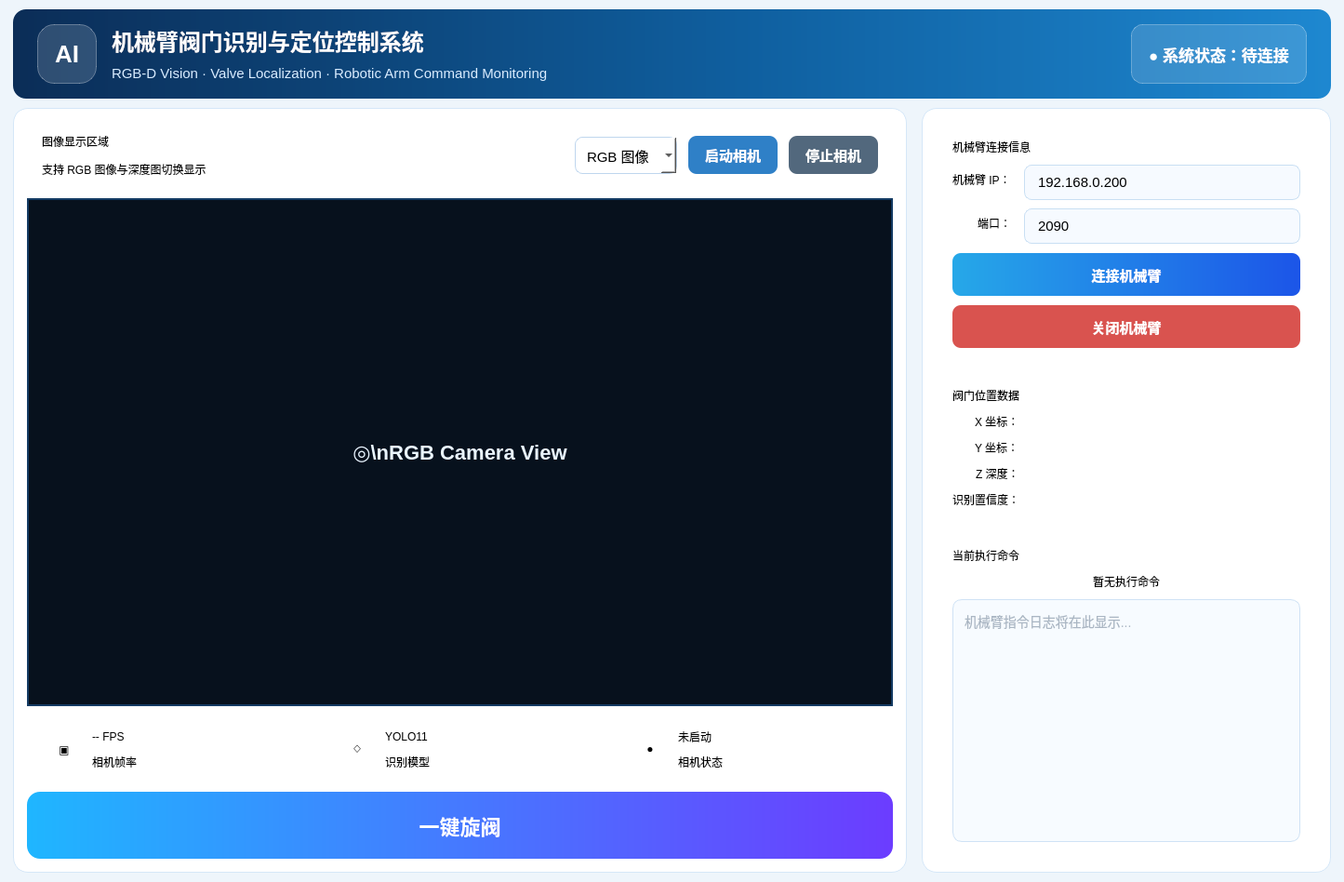
<?xml version="1.0" encoding="UTF-8"?>
<ui version="4.0">
 <class>MainWindow</class>
 <widget class="QMainWindow" name="MainWindow">
  <property name="geometry">
   <rect>
    <x>0</x>
    <y>0</y>
    <width>1445</width>
    <height>948</height>
   </rect>
  </property>
  <property name="minimumSize">
   <size>
    <width>1160</width>
    <height>720</height>
   </size>
  </property>
  <property name="windowTitle">
   <string>Intelligent Valve Operation System</string>
  </property>
  <property name="styleSheet">
   <string notr="true">
QMainWindow, QWidget#centralwidget{
    background-color:#eef5fb;
    font-family:&quot;Noto Sans CJK SC&quot;, &quot;WenQuanYi Micro Hei&quot;, &quot;Microsoft YaHei&quot;, &quot;SimHei&quot;, &quot;Segoe UI&quot;, Arial;
    color:#102a43;
}
QFrame#headerFrame{
    background-color:qlineargradient(spread:pad, x1:0, y1:0, x2:1, y2:0, stop:0 #0b2d57, stop:0.55 #0f5f9f, stop:1 #1e88d1);
    border-radius:14px;
}
QLabel#logoLabel{
    background-color:rgba(255,255,255,38);
    border:1px solid rgba(255,255,255,80);
    border-radius:18px;
    color:white;
    font-size:26px;
    font-weight:700;
}
QLabel#titleLabel{
    color:white;
    font-size:24px;
    font-weight:700;
}
QLabel#subtitleLabel{
    color:#d9ecff;
    font-size:15px;
}
QLabel#systemStatusLabel{
    color:white;
    background-color:rgba(255,255,255,35);
    border:1px solid rgba(255,255,255,75);
    border-radius:12px;
    padding:10px 18px;
    font-size:17px;
    font-weight:700;
}
QFrame.card{
    background-color:#ffffff;
    border:1px solid #d7e6f5;
    border-radius:14px;
}
QFrame#cameraPanel, QFrame#rightPanel{
    background-color:#ffffff;
    border:1px solid #d5e7f8;
    border-radius:16px;
}
QLabel.sectionTitle{
    color:#0c3b6e;
    font-size:17px;
    font-weight:700;
}
QLabel.hintLabel{
    color:#6b7c93;
    font-size:13px;
}
QPushButton{
    border:none;
    border-radius:9px;
    padding:9px 18px;
    font-size:15px;
    font-weight:600;
    color:white;
    background-color:#2f80c7;
}
QPushButton:hover{ background-color:#1f6fb8; }
QPushButton:pressed{ background-color:#155a96; }
QPushButton#stopCameraButton{
    background-color:#52687d;
}
QPushButton#stopCameraButton:hover{ background-color:#44576b; }
QPushButton#connectArmButton{
    background-color:qlineargradient(spread:pad, x1:0, y1:0, x2:1, y2:0, stop:0 #26a8e8, stop:1 #1c55e8);
    min-height:28px;
}
QPushButton#stopArmButton{
    background-color:#d9534f;
    min-height:28px;
}
QPushButton#stopArmButton:hover{ background-color:#c64541; }
QPushButton#rotateValveButton{
    background-color:qlineargradient(spread:pad, x1:0, y1:0, x2:1, y2:0, stop:0 #1fb6ff, stop:1 #6c3cff);
    border-radius:14px;
    min-height:54px;
    font-size:22px;
    font-weight:800;
}
QComboBox{
    background-color:#ffffff;
    border:1px solid #bfd6ee;
    border-radius:8px;
    padding:7px 12px;
    font-size:15px;
    min-height:24px;
}
QLineEdit, QLabel.valueBox, QLabel.commandBox{
    background-color:#f6faff;
    border:1px solid #c9dff3;
    border-radius:8px;
    padding:8px 12px;
    font-size:15px;
}
QLabel.valueBox{
    color:#0f2742;
    font-weight:700;
}
QLabel#cameraViewLabel{
    background-color:#07111d;
    color:#eaf5ff;
    border:2px solid #143b63;
    font-size:22px;
    font-weight:700;
}
QFrame.statusCard{
    background-color:#fbfdff;
    border:1px solid #d4e6f8;
    border-radius:18px;
}
QLabel.statusIcon{
    background-color:#eaf4ff;
    border:1px solid #cde5ff;
    border-radius:20px;
    color:#1f74d1;
    font-size:22px;
    font-weight:700;
}
QLabel.statusMain{
    color:#073b72;
    font-size:18px;
    font-weight:800;
}
QLabel.statusSub{
    color:#708399;
    font-size:12px;
}
QTextEdit#commandLogEdit{
    background-color:#f7fbff;
    border:1px solid #cfe2f5;
    border-radius:10px;
    color:#5d7188;
    font-size:14px;
    padding:8px;
}
QLabel.fieldLabel{
    color:#15395f;
    font-size:15px;
    font-weight:650;
}
   </string>
  </property>
  <widget class="QWidget" name="centralwidget">
   <layout class="QVBoxLayout" name="mainVerticalLayout">
    <property name="spacing">
     <number>10</number>
    </property>
    <property name="leftMargin">
     <number>14</number>
    </property>
    <property name="topMargin">
     <number>10</number>
    </property>
    <property name="rightMargin">
     <number>14</number>
    </property>
    <property name="bottomMargin">
     <number>10</number>
    </property>
    <item>
     <widget class="QFrame" name="headerFrame">
      <property name="minimumSize">
       <size>
        <width>0</width>
        <height>82</height>
       </size>
      </property>
      <property name="frameShape">
       <enum>QFrame::NoFrame</enum>
      </property>
      <layout class="QHBoxLayout" name="headerLayout">
       <property name="spacing">
        <number>16</number>
       </property>
       <property name="leftMargin">
        <number>26</number>
       </property>
       <property name="topMargin">
        <number>16</number>
       </property>
       <property name="rightMargin">
        <number>26</number>
       </property>
       <property name="bottomMargin">
        <number>16</number>
       </property>
       <item>
        <widget class="QLabel" name="logoLabel">
         <property name="minimumSize">
          <size>
           <width>64</width>
           <height>64</height>
          </size>
         </property>
         <property name="maximumSize">
          <size>
           <width>64</width>
           <height>64</height>
          </size>
         </property>
         <property name="text">
          <string>AI</string>
         </property>
         <property name="alignment">
          <set>Qt::AlignCenter</set>
         </property>
        </widget>
       </item>
       <item>
        <layout class="QVBoxLayout" name="titleLayout">
         <property name="spacing">
          <number>6</number>
         </property>
         <item>
          <widget class="QLabel" name="titleLabel">
           <property name="text">
            <string>机械臂阀门识别与定位控制系统</string>
           </property>
          </widget>
         </item>
         <item>
          <widget class="QLabel" name="subtitleLabel">
           <property name="text">
            <string>RGB-D Vision · Valve Localization · Robotic Arm Command Monitoring</string>
           </property>
          </widget>
         </item>
        </layout>
       </item>
       <item>
        <spacer name="headerSpacer">
         <property name="orientation">
          <enum>Qt::Horizontal</enum>
         </property>
         <property name="sizeHint" stdset="0">
          <size>
           <width>40</width>
           <height>20</height>
          </size>
         </property>
        </spacer>
       </item>
       <item>
        <widget class="QLabel" name="systemStatusLabel">
         <property name="text">
          <string>● 系统状态：待连接</string>
         </property>
         <property name="alignment">
          <set>Qt::AlignCenter</set>
         </property>
        </widget>
       </item>
      </layout>
     </widget>
    </item>
    <item>
     <layout class="QHBoxLayout" name="contentLayout">
      <property name="spacing">
       <number>16</number>
      </property>
      <item>
       <widget class="QFrame" name="cameraPanel">
        <layout class="QVBoxLayout" name="cameraPanelLayout">
         <property name="spacing">
          <number>10</number>
         </property>
         <property name="leftMargin">
          <number>14</number>
         </property>
         <property name="topMargin">
          <number>14</number>
         </property>
         <property name="rightMargin">
          <number>14</number>
         </property>
         <property name="bottomMargin">
          <number>14</number>
         </property>
         <item>
          <widget class="QFrame" name="cameraToolbarCard">
           <property name="class" stdset="0">
            <string>card</string>
           </property>
           <layout class="QHBoxLayout" name="cameraToolbarLayout">
            <property name="spacing">
             <number>12</number>
            </property>
            <property name="leftMargin">
             <number>16</number>
            </property>
            <property name="topMargin">
             <number>12</number>
            </property>
            <property name="rightMargin">
             <number>16</number>
            </property>
            <property name="bottomMargin">
             <number>12</number>
            </property>
            <item>
             <layout class="QVBoxLayout" name="cameraTitleLayout">
              <item>
               <widget class="QLabel" name="cameraTitleLabel">
                <property name="text">
                 <string>图像显示区域</string>
                </property>
                <property name="class" stdset="0">
                 <string>sectionTitle</string>
                </property>
               </widget>
              </item>
              <item>
               <widget class="QLabel" name="cameraHintLabel">
                <property name="text">
                 <string>支持 RGB 图像与深度图切换显示</string>
                </property>
                <property name="class" stdset="0">
                 <string>hintLabel</string>
                </property>
               </widget>
              </item>
             </layout>
            </item>
            <item>
             <spacer name="toolbarSpacer">
              <property name="orientation">
               <enum>Qt::Horizontal</enum>
              </property>
              <property name="sizeHint" stdset="0">
               <size>
                <width>40</width>
                <height>20</height>
               </size>
              </property>
             </spacer>
            </item>
            <item>
             <widget class="QComboBox" name="imageModeComboBox">
              <item>
               <property name="text">
                <string>RGB 图像</string>
               </property>
              </item>
              <item>
               <property name="text">
                <string>深度图</string>
               </property>
              </item>
             </widget>
            </item>
            <item>
             <widget class="QPushButton" name="startCameraButton">
              <property name="text">
               <string>启动相机</string>
              </property>
             </widget>
            </item>
            <item>
             <widget class="QPushButton" name="stopCameraButton">
              <property name="text">
               <string>停止相机</string>
              </property>
             </widget>
            </item>
           </layout>
          </widget>
         </item>
         <item>
          <widget class="QLabel" name="cameraViewLabel">
           <property name="sizePolicy">
            <sizepolicy hsizetype="Expanding" vsizetype="Expanding">
             <horstretch>0</horstretch>
             <verstretch>0</verstretch>
            </sizepolicy>
           </property>
           <property name="minimumSize">
            <size>
             <width>600</width>
             <height>320</height>
            </size>
           </property>
           <property name="text">
            <string>◎\nRGB Camera View</string>
           </property>
           <property name="alignment">
            <set>Qt::AlignCenter</set>
           </property>
          </widget>
         </item>
         <item>
          <layout class="QHBoxLayout" name="statusCardsLayout">
           <property name="spacing">
            <number>14</number>
           </property>
           <item>
            <widget class="QFrame" name="fpsCard">
             <property name="class" stdset="0">
              <string>statusCard</string>
             </property>
             <layout class="QHBoxLayout" name="fpsLayout">
              <property name="leftMargin">
               <number>16</number>
              </property>
              <property name="topMargin">
               <number>12</number>
              </property>
              <property name="rightMargin">
               <number>16</number>
              </property>
              <property name="bottomMargin">
               <number>12</number>
              </property>
              <item>
               <widget class="QLabel" name="fpsIcon">
                <property name="minimumSize">
                 <size>
                  <width>48</width>
                  <height>48</height>
                 </size>
                </property>
                <property name="maximumSize">
                 <size>
                  <width>48</width>
                  <height>48</height>
                 </size>
                </property>
                <property name="text">
                 <string>▣</string>
                </property>
                <property name="alignment">
                 <set>Qt::AlignCenter</set>
                </property>
                <property name="class" stdset="0">
                 <string>statusIcon</string>
                </property>
               </widget>
              </item>
              <item>
               <layout class="QVBoxLayout" name="fpsTextLayout">
                <item>
                 <widget class="QLabel" name="fpsValueLabel">
                  <property name="text">
                   <string>-- FPS</string>
                  </property>
                  <property name="class" stdset="0">
                   <string>statusMain</string>
                  </property>
                 </widget>
                </item>
                <item>
                 <widget class="QLabel" name="fpsDescLabel">
                  <property name="text">
                   <string>相机帧率</string>
                  </property>
                  <property name="class" stdset="0">
                   <string>statusSub</string>
                  </property>
                 </widget>
                </item>
               </layout>
              </item>
             </layout>
            </widget>
           </item>
           <item>
            <widget class="QFrame" name="modelCard">
             <property name="class" stdset="0">
              <string>statusCard</string>
             </property>
             <layout class="QHBoxLayout" name="modelLayout">
              <property name="leftMargin">
               <number>16</number>
              </property>
              <property name="topMargin">
               <number>12</number>
              </property>
              <property name="rightMargin">
               <number>16</number>
              </property>
              <property name="bottomMargin">
               <number>12</number>
              </property>
              <item>
               <widget class="QLabel" name="modelIcon">
                <property name="minimumSize">
                 <size>
                  <width>48</width>
                  <height>48</height>
                 </size>
                </property>
                <property name="maximumSize">
                 <size>
                  <width>48</width>
                  <height>48</height>
                 </size>
                </property>
                <property name="text">
                 <string>◇</string>
                </property>
                <property name="alignment">
                 <set>Qt::AlignCenter</set>
                </property>
                <property name="class" stdset="0">
                 <string>statusIcon</string>
                </property>
               </widget>
              </item>
              <item>
               <layout class="QVBoxLayout" name="modelTextLayout">
                <item>
                 <widget class="QLabel" name="modelValueLabel">
                  <property name="text">
                   <string>YOLO11</string>
                  </property>
                  <property name="class" stdset="0">
                   <string>statusMain</string>
                  </property>
                 </widget>
                </item>
                <item>
                 <widget class="QLabel" name="modelDescLabel">
                  <property name="text">
                   <string>识别模型</string>
                  </property>
                  <property name="class" stdset="0">
                   <string>statusSub</string>
                  </property>
                 </widget>
                </item>
               </layout>
              </item>
             </layout>
            </widget>
           </item>
           <item>
            <widget class="QFrame" name="cameraStatusCard">
             <property name="class" stdset="0">
              <string>statusCard</string>
             </property>
             <layout class="QHBoxLayout" name="cameraStatusLayout">
              <property name="leftMargin">
               <number>16</number>
              </property>
              <property name="topMargin">
               <number>12</number>
              </property>
              <property name="rightMargin">
               <number>16</number>
              </property>
              <property name="bottomMargin">
               <number>12</number>
              </property>
              <item>
               <widget class="QLabel" name="cameraStatusIcon">
                <property name="minimumSize">
                 <size>
                  <width>48</width>
                  <height>48</height>
                 </size>
                </property>
                <property name="maximumSize">
                 <size>
                  <width>48</width>
                  <height>48</height>
                 </size>
                </property>
                <property name="text">
                 <string>●</string>
                </property>
                <property name="alignment">
                 <set>Qt::AlignCenter</set>
                </property>
                <property name="class" stdset="0">
                 <string>statusIcon</string>
                </property>
               </widget>
              </item>
              <item>
               <layout class="QVBoxLayout" name="cameraStatusTextLayout">
                <item>
                 <widget class="QLabel" name="cameraStatusValueLabel">
                  <property name="text">
                   <string>未启动</string>
                  </property>
                  <property name="class" stdset="0">
                   <string>statusMain</string>
                  </property>
                 </widget>
                </item>
                <item>
                 <widget class="QLabel" name="cameraStatusDescLabel">
                  <property name="text">
                   <string>相机状态</string>
                  </property>
                  <property name="class" stdset="0">
                   <string>statusSub</string>
                  </property>
                 </widget>
                </item>
               </layout>
              </item>
             </layout>
            </widget>
           </item>
          </layout>
         </item>
         <item>
          <widget class="QPushButton" name="rotateValveButton">
           <property name="text">
            <string>一键旋阀</string>
           </property>
          </widget>
         </item>
        </layout>
       </widget>
      </item>
      <item>
       <widget class="QFrame" name="rightPanel">
        <property name="minimumSize">
         <size>
          <width>380</width>
          <height>0</height>
         </size>
        </property>
        <property name="maximumSize">
         <size>
          <width>440</width>
          <height>16777215</height>
         </size>
        </property>
        <layout class="QVBoxLayout" name="rightLayout">
         <property name="spacing">
          <number>14</number>
         </property>
         <property name="leftMargin">
          <number>16</number>
         </property>
         <property name="topMargin">
          <number>18</number>
         </property>
         <property name="rightMargin">
          <number>16</number>
         </property>
         <property name="bottomMargin">
          <number>18</number>
         </property>
         <item>
          <widget class="QFrame" name="armConnectCard">
           <property name="class" stdset="0">
            <string>card</string>
           </property>
           <layout class="QVBoxLayout" name="armConnectLayout">
            <property name="spacing">
             <number>10</number>
            </property>
            <property name="leftMargin">
             <number>16</number>
            </property>
            <property name="topMargin">
             <number>14</number>
            </property>
            <property name="rightMargin">
             <number>16</number>
            </property>
            <property name="bottomMargin">
             <number>14</number>
            </property>
            <item>
             <widget class="QLabel" name="armTitleLabel">
              <property name="text">
               <string>机械臂连接信息</string>
              </property>
              <property name="class" stdset="0">
               <string>sectionTitle</string>
              </property>
             </widget>
            </item>
            <item>
             <layout class="QFormLayout" name="armFormLayout">
              <property name="labelAlignment">
               <set>Qt::AlignRight|Qt::AlignTrailing|Qt::AlignVCenter</set>
              </property>
              <property name="horizontalSpacing">
               <number>14</number>
              </property>
              <property name="verticalSpacing">
               <number>9</number>
              </property>
              <item row="0" column="0">
               <widget class="QLabel" name="ipLabel">
                <property name="text">
                 <string>机械臂 IP：</string>
                </property>
                <property name="class" stdset="0">
                 <string>fieldLabel</string>
                </property>
               </widget>
              </item>
              <item row="0" column="1">
               <widget class="QLineEdit" name="armIpLineEdit">
                <property name="text">
                 <string>192.168.0.200</string>
                </property>
               </widget>
              </item>
              <item row="1" column="0">
               <widget class="QLabel" name="portLabel">
                <property name="text">
                 <string>端口：</string>
                </property>
                <property name="class" stdset="0">
                 <string>fieldLabel</string>
                </property>
               </widget>
              </item>
              <item row="1" column="1">
               <widget class="QLineEdit" name="armPortLineEdit">
                <property name="text">
                 <string>2090</string>
                </property>
               </widget>
              </item>
             </layout>
            </item>
            <item>
             <widget class="QPushButton" name="connectArmButton">
              <property name="text">
               <string>连接机械臂</string>
              </property>
             </widget>
            </item>
            <item>
             <widget class="QPushButton" name="stopArmButton">
              <property name="text">
               <string>关闭机械臂</string>
              </property>
             </widget>
            </item>
           </layout>
          </widget>
         </item>
         <item>
          <widget class="QFrame" name="valveDataCard">
           <property name="class" stdset="0">
            <string>card</string>
           </property>
           <layout class="QVBoxLayout" name="valveDataLayout">
            <property name="spacing">
             <number>10</number>
            </property>
            <property name="leftMargin">
             <number>16</number>
            </property>
            <property name="topMargin">
             <number>14</number>
            </property>
            <property name="rightMargin">
             <number>16</number>
            </property>
            <property name="bottomMargin">
             <number>14</number>
            </property>
            <item>
             <widget class="QLabel" name="valveTitleLabel">
              <property name="text">
               <string>阀门位置数据</string>
              </property>
              <property name="class" stdset="0">
               <string>sectionTitle</string>
              </property>
             </widget>
            </item>
            <item>
             <layout class="QFormLayout" name="valveFormLayout">
              <property name="labelAlignment">
               <set>Qt::AlignRight|Qt::AlignTrailing|Qt::AlignVCenter</set>
              </property>
              <property name="horizontalSpacing">
               <number>14</number>
              </property>
              <property name="verticalSpacing">
               <number>10</number>
              </property>
              <item row="0" column="0">
               <widget class="QLabel" name="xLabel">
                <property name="text">
                 <string>X 坐标：</string>
                </property>
                <property name="class" stdset="0">
                 <string>fieldLabel</string>
                </property>
               </widget>
              </item>
              <item row="0" column="1">
               <widget class="QLabel" name="xValueLabel">
                <property name="text">
                 <string/>
                </property>
                <property name="class" stdset="0">
                 <string>valueBox</string>
                </property>
               </widget>
              </item>
              <item row="1" column="0">
               <widget class="QLabel" name="yLabel">
                <property name="text">
                 <string>Y 坐标：</string>
                </property>
                <property name="class" stdset="0">
                 <string>fieldLabel</string>
                </property>
               </widget>
              </item>
              <item row="1" column="1">
               <widget class="QLabel" name="yValueLabel">
                <property name="text">
                 <string/>
                </property>
                <property name="class" stdset="0">
                 <string>valueBox</string>
                </property>
               </widget>
              </item>
              <item row="2" column="0">
               <widget class="QLabel" name="zLabel">
                <property name="text">
                 <string>Z 深度：</string>
                </property>
                <property name="class" stdset="0">
                 <string>fieldLabel</string>
                </property>
               </widget>
              </item>
              <item row="2" column="1">
               <widget class="QLabel" name="zValueLabel">
                <property name="text">
                 <string/>
                </property>
                <property name="class" stdset="0">
                 <string>valueBox</string>
                </property>
               </widget>
              </item>
              <item row="3" column="0">
               <widget class="QLabel" name="confLabel">
                <property name="text">
                 <string>识别置信度：</string>
                </property>
                <property name="class" stdset="0">
                 <string>fieldLabel</string>
                </property>
               </widget>
              </item>
              <item row="3" column="1">
               <widget class="QLabel" name="confidenceValueLabel">
                <property name="text">
                 <string/>
                </property>
                <property name="class" stdset="0">
                 <string>valueBox</string>
                </property>
               </widget>
              </item>
             </layout>
            </item>
           </layout>
          </widget>
         </item>
         <item>
          <widget class="QFrame" name="commandCard">
           <property name="class" stdset="0">
            <string>card</string>
           </property>
           <layout class="QVBoxLayout" name="commandLayout">
            <property name="spacing">
             <number>10</number>
            </property>
            <property name="leftMargin">
             <number>16</number>
            </property>
            <property name="topMargin">
             <number>14</number>
            </property>
            <property name="rightMargin">
             <number>16</number>
            </property>
            <property name="bottomMargin">
             <number>14</number>
            </property>
            <item>
             <widget class="QLabel" name="commandTitleLabel">
              <property name="text">
               <string>当前执行命令</string>
              </property>
              <property name="class" stdset="0">
               <string>sectionTitle</string>
              </property>
             </widget>
            </item>
            <item>
             <widget class="QLabel" name="currentCommandLabel">
              <property name="text">
               <string>暂无执行命令</string>
              </property>
              <property name="alignment">
               <set>Qt::AlignCenter</set>
              </property>
              <property name="class" stdset="0">
               <string>commandBox</string>
              </property>
             </widget>
            </item>
            <item>
             <widget class="QTextEdit" name="commandLogEdit">
              <property name="placeholderText">
               <string>机械臂指令日志将在此显示...</string>
              </property>
             </widget>
            </item>
           </layout>
          </widget>
         </item>
        </layout>
       </widget>
      </item>
     </layout>
    </item>
   </layout>
  </widget>
 </widget>
 <resources/>
 <connections/>
</ui>
